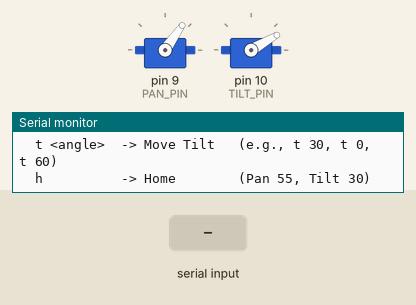
Simulated run of this sketch. Board: Arduino Uno, built with avr-gcc and run on an emulated ATmega328P. On the bench: 2 × servo, the last lines printed to the serial monitor. The inputs (shaded band) are chosen by the test bench.

Above: at 1.3 s.
1.4 s: "p90\n" received over Serial
At 2.2 s:
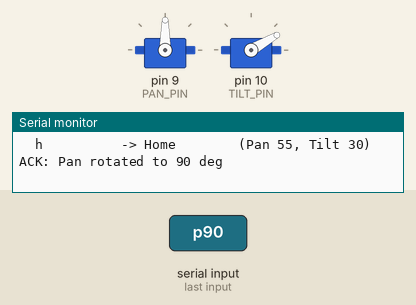
2.9 s: "t90\n" received over Serial
At 3.3 s:
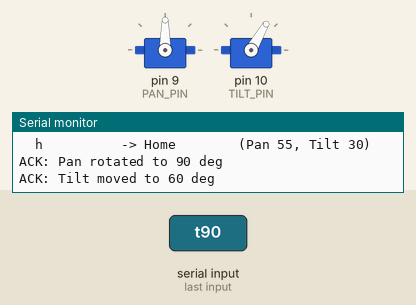
4.4 s: "p,45\n" received over Serial
At 5.6 s:
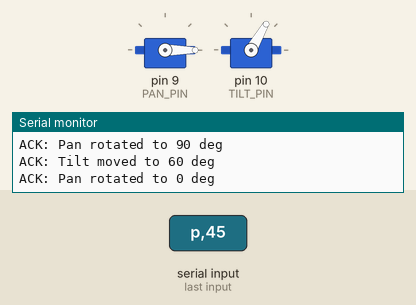
5.9 s: "t,45\n" received over Serial
At 6.9 s:
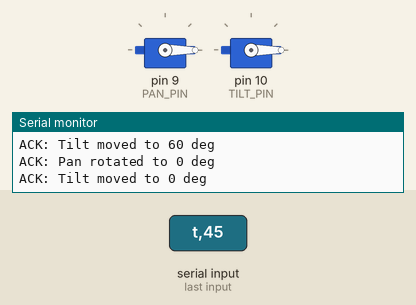
7.4 s: "P90\n" received over Serial
At 8.0 s:
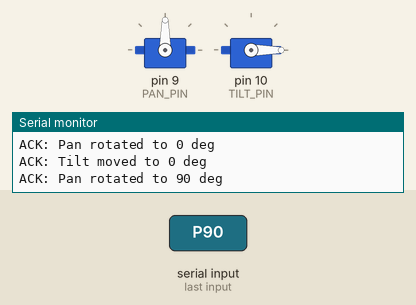
8.9 s: "P,45\n" received over Serial
At 10.3 s:
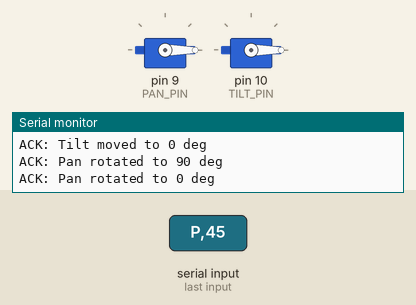
Timing chart, 0 to 11.4 s (numbered marks = the images above; inputs shaded):
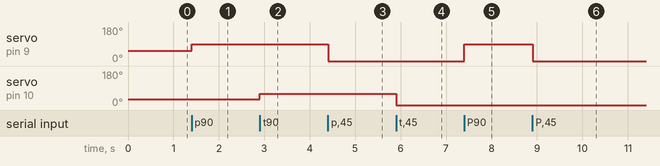

The sketch:

pan_tilt.ino
```cpp
/*
 * Pan & Tilt Calibration: pi50
 * For absolute angle:
 *   Home: p 55, t 30
 *   Range:
 *     p +- 65 (0 - 130)
 *     t 0 - 60
 */

#include <Servo.h>

Servo panServo;
Servo tiltServo;

const int PAN_PIN  = 9;
const int TILT_PIN = 10;

// Calibrated home positions
const int PAN_HOME  = 55;
const int TILT_HOME = 30;

void setup() {
  Serial.begin(9600);

  panServo.attach(PAN_PIN);
  tiltServo.attach(TILT_PIN);

  // Home both servos at calibrated positions on startup
  panServo.write(PAN_HOME);
  tiltServo.write(TILT_HOME);

  Serial.println("=== Pan & Tilt Controller Ready ===");
  Serial.println("Default Home: Pan = 55 deg, Tilt = 30 deg");
  Serial.println("Commands:");
  Serial.println("  p <angle>  -> Rotate Pan  (e.g., p 55, p 0, p 130)");
  Serial.println("  t <angle>  -> Move Tilt   (e.g., t 30, t 0, t 60)");
  Serial.println("  h          -> Home        (Pan 55, Tilt 30)");
}

void loop() {
  if (Serial.available() > 0) {
    String cmd = Serial.readStringUntil('\n');
    cmd.trim();

    if (cmd.length() == 0) {
      return;
    }

    // Command 'h' or legacy 'c' to quickly return to calibrated home
    if (cmd.equalsIgnoreCase("h") || cmd.equalsIgnoreCase("c")) {
      panServo.write(PAN_HOME);
      tiltServo.write(TILT_HOME);
      Serial.println("ACK: Homed to Pan 55 deg, Tilt 30 deg");
      return;
    }

    if (cmd.length() < 2) {
      return;
    }

    char action = cmd.charAt(0);
    int angle = cmd.substring(1).toInt();

    if (action == 'p' || action == 'P') {
      angle = constrain(angle, 0, 130);
      panServo.write(angle);
      Serial.print("ACK: Pan rotated to ");
      Serial.print(angle);
      Serial.println(" deg");
    }
    else if (action == 't' || action == 'T') {
      angle = constrain(angle, 0, 60);
      tiltServo.write(angle);
      Serial.print("ACK: Tilt moved to ");
      Serial.print(angle);
      Serial.println(" deg");
    }
    else {
      Serial.print("ERR: Unknown command '");
      Serial.print(cmd);
      Serial.println("'. Use 'p <0-130>', 't <0-60>', 'h', or 'c'");
    }
  }
}
```

Measured:
- after the input at 1.4 s, servo on pin 9 (PAN_PIN): 55° → 90° at once
- after the input at 2.9 s, servo on pin 10 (TILT_PIN): 30° → 60° at once
- after the input at 4.4 s, servo on pin 9 (PAN_PIN): 90° → 0° at once
- after the input at 5.9 s, servo on pin 10 (TILT_PIN): 60° → 0° at once
- after the input at 7.4 s, servo on pin 9 (PAN_PIN): 0° → 90° at once
- after the input at 8.9 s, servo on pin 9 (PAN_PIN): 90° → 0° at once
